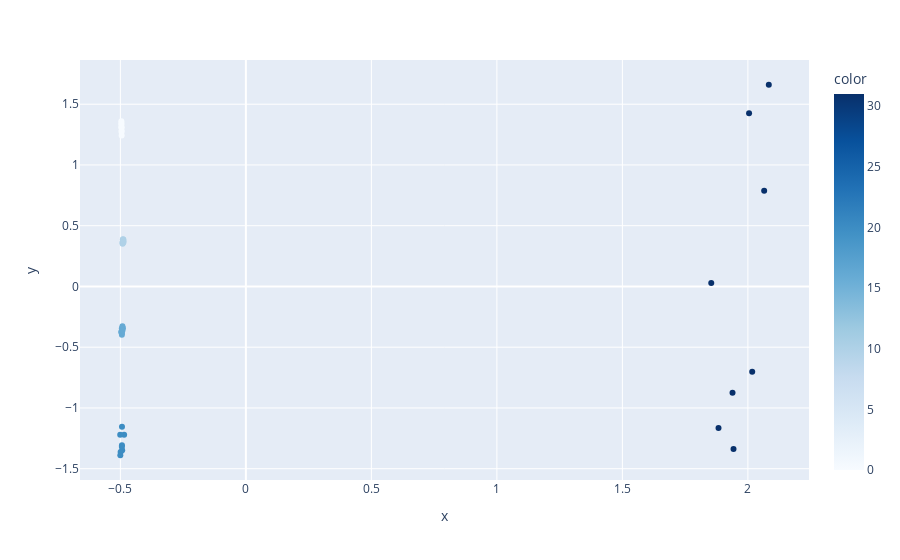

Notebook cell for this chart:
### Code cell
# plot pca
all_pc2 = PCA(n_components=2, whiten=True).fit_transform(all)
px.scatter(
    x = all_pc2[:, 0],
    y = all_pc2[:, 1],
    color=layersAll,
    color_continuous_scale=px.colors.sequential.Blues,
    hover_data={"statements": statementsAll, "layer": layersAll},
)

### Figure 1 — Plotly figure (JSON) as saved in the notebook; plotly's stock layout.template omitted (floating-point values rounded to 4 significant figures)
{"data": [{"customdata": [["Alice is not happy.", 0], ["Alice is happy.", 0], ["Alice is not unhappy.", 0], ["Alice is unhappy.", 0], ["Bob is not happy.", 0], ["Bob is happy.", 0], ["Bob is not unhappy.", 0], ["Bob is unhappy.", 0], ["Alice is not happy.", 10], ["Alice is happy.", 10], ["Alice is not unhappy.", 10], ["Alice is unhappy.", 10], ["Bob is not happy.", 10], ["Bob is happy.", 10], ["Bob is not unhappy.", 10], ["Bob is unhappy.", 10], ["Alice is not happy.", 16], ["Alice is happy.", 16], ["Alice is not unhappy.", 16], ["Alice is unhappy.", 16], ["Bob is not happy.", 16], ["Bob is happy.", 16], ["Bob is not unhappy.", 16], ["Bob is unhappy.", 16], ["Alice is not happy.", 20], ["Alice is happy.", 20], ["Alice is not unhappy.", 20], ["Alice is unhappy.", 20], ["Bob is not happy.", 20], ["Bob is happy.", 20], ["Bob is not unhappy.", 20], ["Bob is unhappy.", 20], ["Alice is not happy.", 31], ["Alice is happy.", 31], ["Alice is not unhappy.", 31], ["Alice is unhappy.", 31], ["Bob is not happy.", 31], ["Bob is happy.", 31], ["Bob is not unhappy.", 31], ["Bob is unhappy.", 31]], "hovertemplate": "x=%{x}<br>y=%{y}<br>statements=%{customdata[0]}<br>layer=%{customdata[1]}<br>color=%{marker.color}<extra></extra>", "legendgroup": "", "marker": {"color": [0, 0, 0, 0, 0, 0, 0, 0, 10, 10, 10, 10, 10, 10, 10, 10, 16, 16, 16, 16, 16, 16, 16, 16, 20, 20, 20, 20, 20, 20, 20, 20, 31, 31, 31, 31, 31, 31, 31, 31], "coloraxis": "coloraxis", "symbol": "circle"}, "mode": "markers", "name": "", "orientation": "v", "showlegend": false, "type": "scatter", "x": [-0.4958, -0.495, -0.496, -0.4953, -0.496, -0.4952, -0.4962, -0.4956, -0.4882, -0.4919, -0.4901, -0.4885, -0.4882, -0.491, -0.4899, -0.488, -0.4919, -0.4941, -0.4964, -0.49, -0.4944, -0.494, -0.4958, -0.4918, -0.4937, -0.4929, -0.4991, -0.4851, -0.5008, -0.4941, -0.5003, -0.4938, 2.005, 1.943, 1.939, 1.854, 2.083, 1.883, 2.017, 2.065], "xaxis": "x", "y": [1.309, 1.243, 1.329, 1.271, 1.343, 1.284, 1.36, 1.309, 0.3858, 0.3603, 0.3889, 0.3699, 0.3753, 0.3524, 0.373, 0.3627, -0.328, -0.3972, -0.375, -0.3435, -0.3461, -0.3837, -0.3753, -0.3635, -1.155, -1.348, -1.362, -1.222, -1.22, -1.32, -1.389, -1.307, 1.425, -1.338, -0.8758, 0.02769, 1.66, -1.165, -0.7026, 0.7868], "yaxis": "y"}], "layout": {"coloraxis": {"colorbar": {"title": {"text": "color"}}, "colorscale": [[0, "rgb(247,251,255)"], [0.125, "rgb(222,235,247)"], [0.25, "rgb(198,219,239)"], [0.375, "rgb(158,202,225)"], [0.5, "rgb(107,174,214)"], [0.625, "rgb(66,146,198)"], [0.75, "rgb(33,113,181)"], [0.875, "rgb(8,81,156)"], [1, "rgb(8,48,107)"]]}, "legend": {"tracegroupgap": 0}, "margin": {"t": 60}, "xaxis": {"anchor": "y", "domain": [0, 1], "title": {"text": "x"}}, "yaxis": {"anchor": "x", "domain": [0, 1], "title": {"text": "y"}}}}
